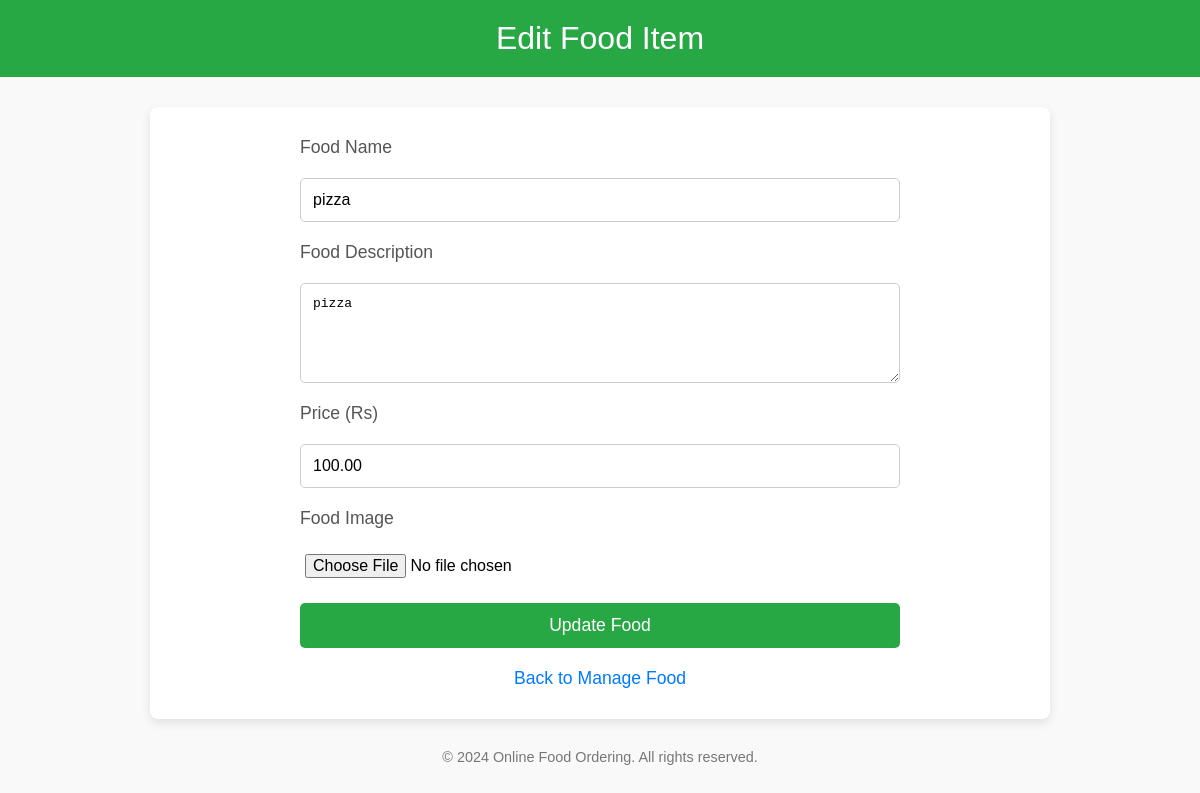
Page /edit_food.php?id=1 (signed in) on the committed database.
### tables this page shows
CREATE TABLE `food_items` (
  `id` int(11) NOT NULL,
  `name` varchar(100) NOT NULL,
  `description` text DEFAULT NULL,
  `price` decimal(10,2) NOT NULL,
  `image_url` varchar(255) DEFAULT NULL,
  `created_at` timestamp NOT NULL DEFAULT current_timestamp()
);

### edit_food.php (the view, shortened to what this page needs)
<?php
include('db.php');
$food_item_id = $_GET['id'] ?? null;
$stmt = $pdo->prepare("SELECT * FROM food_items WHERE id = ?");
$stmt->execute([$food_item_id]);
$food_item = $stmt->fetch();
?>
<!DOCTYPE html>
<html lang="en">
<head>
</head>
<body>
<header>Edit Food Item</header>
<div class="container">
    <form action="edit_food_process.php" method="POST" enctype="multipart/form-data">
        <label for="name">Food Name</label>
        <input type="text" name="name" value="<?php echo htmlspecialchars($food_item['name']); ?>" required>
        <label for="description">Food Description</label>
        <textarea name="description" required><?php echo htmlspecialchars($food_item['description']); ?></textarea>
        <label for="price">Price (Rs)</label>
        <input type="number" name="price" value="<?php echo htmlspecialchars($food_item['price']); ?>" required step="0.01">
        <label for="image">Food Image</label>
        <input type="file" name="image" accept="image/*">
        <button type="submit">Update Food</button>
    </form>
    <a href="manage_food.php" class="back-link">Back to Manage Food</a>
</div>
<footer>
    <p>&copy; 2024 Online Food Ordering. All rights reserved.</p>
</footer>
</body>
</html>

### edit_food.php (style rules this page uses)
body { font-family: 'Arial', sans-serif; background-color: #f9f9f9; margin: 0; padding: 0; }
header { background-color: #28a745; color: white; text-align: center; padding: 20px; font-size: 2em; }
.container { width: 70%; max-width: 1000px; margin: 30px auto; padding: 30px; background-color: white; box-shadow: 0 4px 10px rgba(0, 0, 0, 0.1); border-radius: 8px; }
form { display: grid; grid-template-columns: 1fr; gap: 20px; max-width: 600px; margin: 0 auto; }
label { font-size: 1.1em; color: #555; }
input[type="text"], input[type="number"], textarea { padding: 12px; font-size: 1em; border: 1px solid #ccc; border-radius: 5px; width: 100%; box-sizing: border-box; }
textarea { resize: vertical; min-height: 100px; }
input[type="file"] { padding: 5px; font-size: 1em; }
button { background-color: #28a745; color: white; border: none; padding: 12px; font-size: 1.1em; border-radius: 5px; cursor: pointer; transition: background-color 0.3s; }
.back-link { display: block; text-align: center; margin-top: 20px; color: #007bff; font-size: 1.1em; text-decoration: none; transition: color 0.3s; }
footer { text-align: center; margin-top: 30px; font-size: 0.9em; color: #777; }

### rows in the picture
food_items: name "pizza", description "pizza", price "100.00"
